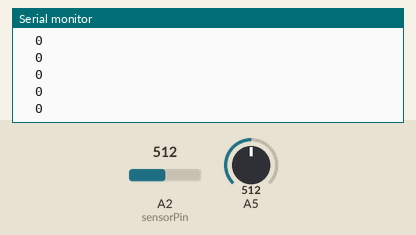
Bench run of a sketch on a simulated Arduino Uno, built with avr-gcc and run on an emulated ATmega328P. Parts: the last lines printed to the serial monitor. The test bench sets the inputs (shaded band); at power-on: A2 (sensorPin) = 512, A5 = 512.

Above: at 1.2 s.
1.3 s: A2 (sensorPin) set to 716
At 1.31 s:
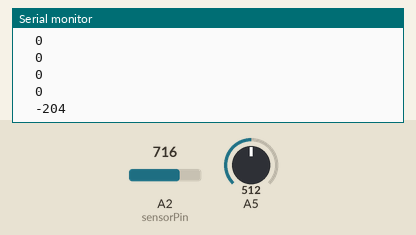
2.8 s: A5 set to 306
At 2.82 s:
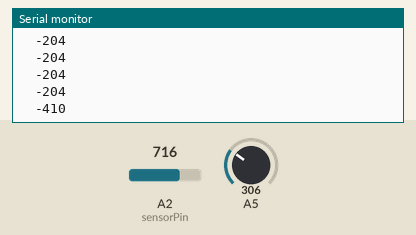
4.3 s: A2 (sensorPin) set to 900
At 4.32 s:
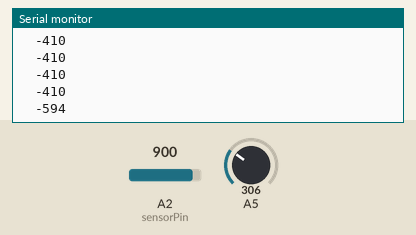
5.8 s: A5 set to 122
At 5.83 s:
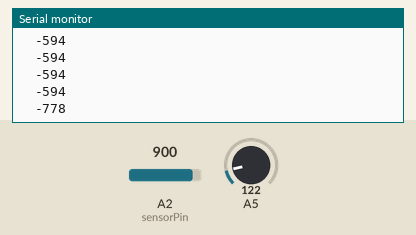
Timing chart, 0 to 8.3 s (numbered marks = the images above; inputs shaded):
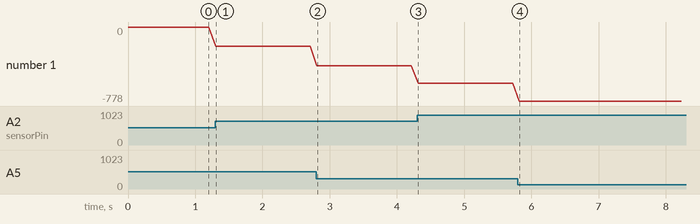

Measured:
- after the input at 1.3 s, the serial monitor: prints a new line at once (image 1)
- after the input at 2.8 s, the serial monitor: prints a new line at once (image 2)
- after the input at 4.3 s, the serial monitor: prints a new line at once (image 3)
- after the input at 5.8 s, the serial monitor: prints a new line at once (image 4)
- plotted number 1: 0 → -204 after the input at 1.3 s, -204 → -410 after the input at 2.8 s, -410 → -594 after the input at 4.3 s, -594 → -778 after the input at 5.8 s

The sketch:

weight_sensor_test1.ino
```cpp
const int sensorPin=A2;


void setup(){
Serial.begin(9600);
}
void loop(){
int sensorval=analogRead(sensorPin);
Serial.print("\t");
Serial.println(analogRead(A5)-sensorval);
//Serial.print("ADC,");
//float voltage=(sensorval/1024.0)*5.0;
//
//Serial.print(voltage);
//Serial.println("Volts, ");
delay(100);
}
```
